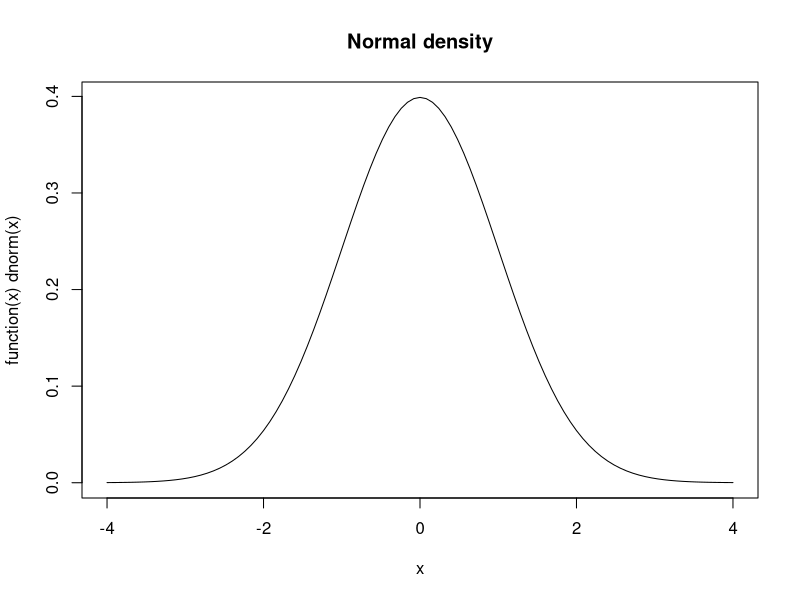

R code for this plot:
## ------------------------------------------------------------------------
# A vector containing numeric (or integer) values
numeric_vector <- 10:20
numeric_vector[2]
numeric_vector[2:5]

# A string vector ('a vector containing text')
string_vector <- c("a", "b", "c")
string_vector[-3]

# Lists
# A list can contain different types of elements, for example a numeric vector and a string_vector
mylist <- list(numbers = numeric_vector, letters = string_vector)
mylist

# We can access the elements of a list in various ways
# with the element's name
mylist$numbers
mylist["numbers"]
# via the index
mylist[1]
# with [[]] we can access directly the content of the element
mylist[[1]]

# lists can also be nested (list of lists of lists....)
mynestedlist <- list(a = mylist, b = 1:5)

## ------------------------------------------------------------------------

# matrices
mymatrix <- matrix(numeric_vector, nrow = 4)
# get the second row
mymatrix[2,]
# get the first two columns
mymatrix[, 1:2]

# data frames ("lists as columns")
mydf <- data.frame(Name = c("Alice", "Betty", "Claire"), Age = c(20, 30, 45))
mydf
# select the age column
mydf$Age
mydf[, "Age"]
mydf[, 2]
# select the second row
mydf[2,]



## ------------------------------------------------------------------------
# have a look at what kind of object you are dealing with
class(mydf)
class(mymatrix)

# have a closer look at the data structure
str(mydf)

## ------------------------------------------------------------------------
# The Z-Score formula in R
# define the parameter values
X <- 10
mu <- 12
sigma <- 2
# compute the z-score
z <- (X - mu) / sigma
z

# Plot the Standard Normal Distribution
plot(function(x) dnorm(x), -4, 4, main = "Normal density")

# Get the area under the curve (probability of observing a value of a certain size)
pnorm(-1)
pnorm(-2)
pnorm(-1) - pnorm(-2)


## ------------------------------------------------------------------------
# forumla for standard error
# define parameter values
s <- 20
n <- 100
# compute the standard error (of the mean)
se <- s / sqrt(n)
se

# write your own standard error (of the mean) function
se <- function(x) {
     s <- sd(x)
     n <- length(x)
     se <- s / sqrt(n)
     
     return(se)
}

# draw a random sample of size 100 and compute the mean and its estimated standard error
mysample <- rnorm(100)
mean(mysample)
se(mysample)

# repeat this but this time with a larger sample
mysample <- rnorm(1000)
mean(mysample)
se(mysample)



## ------------------------------------------------------------------------
# define parameters
mu <- 39000
sample_mean <- 37000
sample_sd <- 6150
n <- 100

# calculate the  standard error of the sample mean
se <- sample_sd / sqrt(n)

# compute the t-statistic (and compare it with the critical value)
t <- (sample_mean - mu) / se

# look up the p-value 
# (the fraction of the mass under the standard normal distribution)
2*pnorm(-abs(t))


## ------------------------------------------------------------------------
# I) Compute the t-value step by step with our own implementation while controlling the properties of the distribution we are drawing a sample form

# define size of sample
n <- 100
# draw the random sample from a normal distribution with mean 10 and sd 2
sample <- rnorm(n, mean = 10, sd = 2)

# compute the sample mean
sample_mean <- mean(sample)
# compute the sample sd
sample_sd <- sd(sample)
# estimated standard error of the mean
mean_se <- sample_sd/sqrt(length(sample))

# compute the t-statistic for the null hypothesis: H0: mu = 9
t <- (sample_mean - 10) / mean_se
t 

# get the p value
2*pnorm(-abs(t))


# II) Apply the R-function t.test to do the same! 
t.test(sample, mu = 10)


## ------------------------------------------------------------------------
# yes, I choose the swiss data set...
data(swiss)
# have a look at what we are dealing with here
str(swiss)
# have a look at the first few lines
head(swiss)
# get more info about the variables in that data set
?swiss

## ------------------------------------------------------------------------

# a) compute sample mean and sample standard deviation, record how many observations we are having
# in our sample, define the population mean (that you want to test for)
sample_mean <- mean(swiss$Fertility)
sample_sd <- sd(swiss$Fertility)
n <- length(swiss$Fertility) # alternatively use nrow(swiss)
mu <- 85

# b) compute the (estimate of the) sample mean standard error
se <- sample_sd / sqrt(n)

# c) compute the t-statistic
t <- (sample_mean - mu) / se
t

# d) check what p-value is associated with that t-statistic 
# i.e., check what fraction of the standard normal distribution has an at least as extreme value as
# the t value we computed.
pval <- 2*pnorm(-abs(t))
pval

## ------------------------------------------------------------------------
# the probability of observing a value at least as small as -1 in a standard normal distribution 
pnorm(-1)
# or in percent
pnorm(-1) * 100

## ------------------------------------------------------------------------
# demonstration of concept of absolute value
abs(-1)
abs(1)

# in our example of t
abs(t)


## ------------------------------------------------------------------------
# compute the lower tail probability
lowerp <- pnorm(-abs(t))
# compute the upper tail probability
upperp <- pnorm(abs(t), lower.tail = FALSE)
# build the two-tail p-value
twotailp <- lowerp + upperp

# proof that this is the same as above
twotailp == 2*pnorm(-abs(t))


## ------------------------------------------------------------------------
# t-test for H0: mu = 85
t.test(swiss$Fertility, mu = 85)

